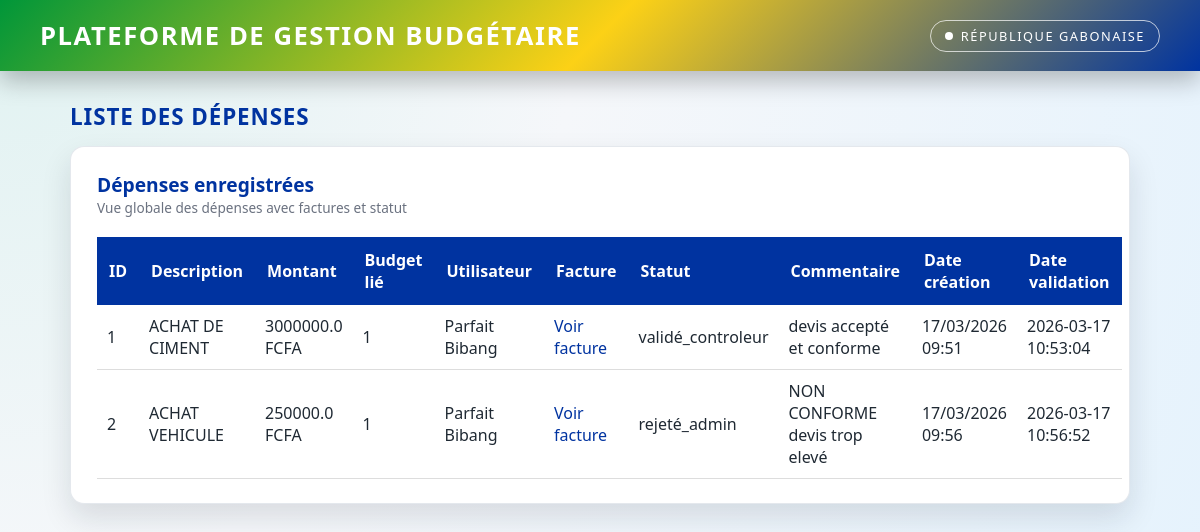
The page /depenses/list (signed in) on the database its author committed.
### app/models.py (models this page shows)
class Depense(Base):
    __tablename__ = "depenses"
    id = Column(Integer, primary_key=True, index=True)
    description = Column(String)
    montant = Column(Float)
    budget_id = Column(Integer, ForeignKey("budgets.id"))
    budget = relationship("Budget", back_populates="depenses")
    user_id = Column(Integer, ForeignKey("users.id"))
    user = relationship("User", back_populates="depenses")
    statut = Column(String, default="en_attente")
    commentaire_controleur = Column(String, nullable=True)
    commentaire_admin = Column(String, nullable=True)   # ← AJOUT ICI
    date_validation = Column(String, nullable=True)
    date_creation = Column(DateTime, default=datetime.utcnow)
    facture = relationship("Facture", back_populates="depense", uselist=False)

class User(Base):
    __tablename__ = "users"
    id = Column(Integer, primary_key=True, index=True)
    username = Column(String, unique=True, index=True)
    hashed_password = Column(String)
    role = Column(String, default="agent")  # agent, controleur, admin
    depenses = relationship("Depense", back_populates="user")
    logs = relationship("LogAction", back_populates="user")

### app/routes/depenses.py (the view)
@router.get("/list")
def list_depenses(
    request: Request,
    db: Session = Depends(get_db),
    current_user = Depends(auth.require_role(["admin", "controleur", "agent"]))
):
    depenses = db.query(models.Depense).all()
    return templates.TemplateResponse("depenses_list.html", {
        "request": request,
        "depenses": depenses,
        "user": current_user
    })

### app/templates/depenses_list.html
{% extends "base.html" %}
{% block content %}
<h2>Liste des Dépenses</h2>
<div class="card">
    <div class="card-header">
        <div>
            <div class="card-title">Dépenses enregistrées</div>
            <div class="card-subtitle">Vue globale des dépenses avec factures et statut</div>
        </div>
    </div>
    <table class="table">
        <thead>
            <tr>
                <th>ID</th>
                <th>Description</th>
                <th>Montant</th>
                <th>Budget lié</th>
                <th>Utilisateur</th>
                <th>Facture</th>
                <th>Statut</th>
                <th>Commentaire</th>
                <th>Date création</th>
                <th>Date validation</th>
            </tr>
        </thead>
        <tbody>
            {% for d in depenses %}
            <tr>
                <td>{{ d.id }}</td>
                <td>{{ d.description }}</td>
                <td>{{ d.montant }} FCFA</td>
                <td>{{ d.budget_id }}</td>
                <td>{{ d.user.username if d.user else "-" }}</td>
                <td>
                    {% if d.facture %}
                        <a href="/uploads/{{ d.facture.fichier | replace('app/uploads/', '') }}" target="_blank">Voir facture</a>
                    {% else %}
                        -
                    {% endif %}
                </td>
                <td>{{ d.statut }}</td>
                <td>
                    {% if d.statut in ["validé_controleur", "rejeté_controleur"] %}
                        {{ d.commentaire_controleur or "-" }}
                    {% elif d.statut in ["approuvé_admin", "rejeté_admin"] %}
                        {{ d.commentaire_admin or "-" }}
                    {% else %}
                        -
                    {% endif %}
                </td>
                <td>{{ d.date_creation.strftime('%d/%m/%Y %H:%M') if d.date_creation else "-" }}</td>
                <td>{{ d.date_validation or "-" }}</td>
            </tr>
            {% endfor %}
        </tbody>
    </table>
</div>
{% endblock %}

### static/style.css (style rules this page uses)
:root { --gabon-green: #009639; --gabon-yellow: #FCD116; --gabon-blue: #0033A0; --primary: var(--gabon-blue); --secondary: var(--gabon-green); --bg-light: #f5f7fa; --text-main: #1f2933; --text-muted: #6b7280; --card-bg: #ffffff; --border-soft: #e5e7eb; --shadow-soft: 0 14px 30px rgba(15, 23, 42, 0.12); --radius-lg: 14px; --radius-md: 10px; --transition-fast: 0.2s ease-out; --font-main: "Segoe UI", system-ui, -apple-system, BlinkMacSystemFont, sans-serif; }
* { box-sizing: border-box; margin: 0; padding: 0; }
body { font-family: var(--font-main); background: radial-gradient(circle at top left, #e0f2f1 0, #f5f7fa 40%, #e3f2fd 100%); color: var(--text-main); min-height: 100vh; }
.card { background: var(--card-bg); border-radius: var(--radius-lg); box-shadow: var(--shadow-soft); padding: 24px 26px; border: 1px solid rgba(148, 163, 184, 0.25); backdrop-filter: blur(6px); }
.card-header { display: flex; align-items: baseline; justify-content: space-between; margin-bottom: 14px; }
.card-title { font-size: 1.2rem; font-weight: 600; color: var(--gabon-blue); }
.card-subtitle { font-size: 0.85rem; color: var(--text-muted); }
h2 { font-size: 1.4rem; margin-bottom: 14px; color: var(--gabon-blue); letter-spacing: 0.04em; text-transform: uppercase; }
a { color: var(--gabon-blue); text-decoration: none; font-weight: 500; position: relative; }
a::after { content: ""; position: absolute; left: 0; bottom: -2px; width: 0; height: 2px; background: linear-gradient(90deg, var(--gabon-green), var(--gabon-yellow), var(--gabon-blue)); transition: width var(--transition-fast); }
.table { width: 100%; border-collapse: collapse; margin-top: 20px; }
.table th { background: var(--gabon-blue); color: white; padding: 12px; text-align: left; }
.table td { padding: 10px; border-bottom: 1px solid #ddd; }

### rows shown on the page
Depense: id "1", description "ACHAT DE CIMENT", montant "3000000.0", budget_id "1", user "Parfait Bibang", statut "validé_controleur", commentaire_controleur "devis accepté et conforme", date_creation "17/03/2026 09:51", date_validation "2026-03-17 10:53:04"
Depense: id "2", description "ACHAT VEHICULE", montant "250000.0", budget_id "1", user "Parfait Bibang", statut "rejeté_admin", commentaire_admin "NON CONFORME devis trop elevé", date_creation "17/03/2026 09:56", date_validation "2026-03-17 10:56:52"
